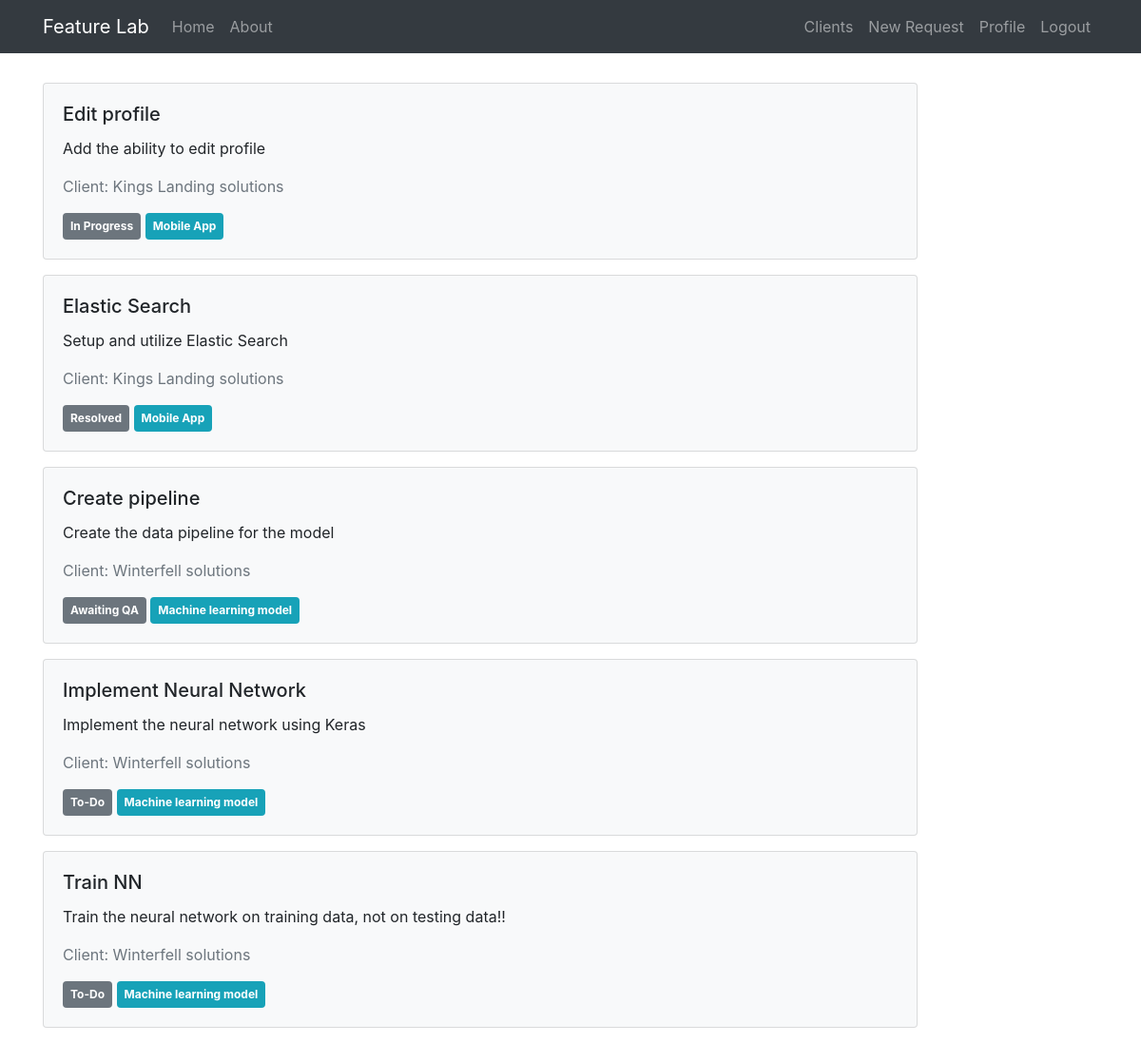
The page /home (signed in) on the database as committed earlier.
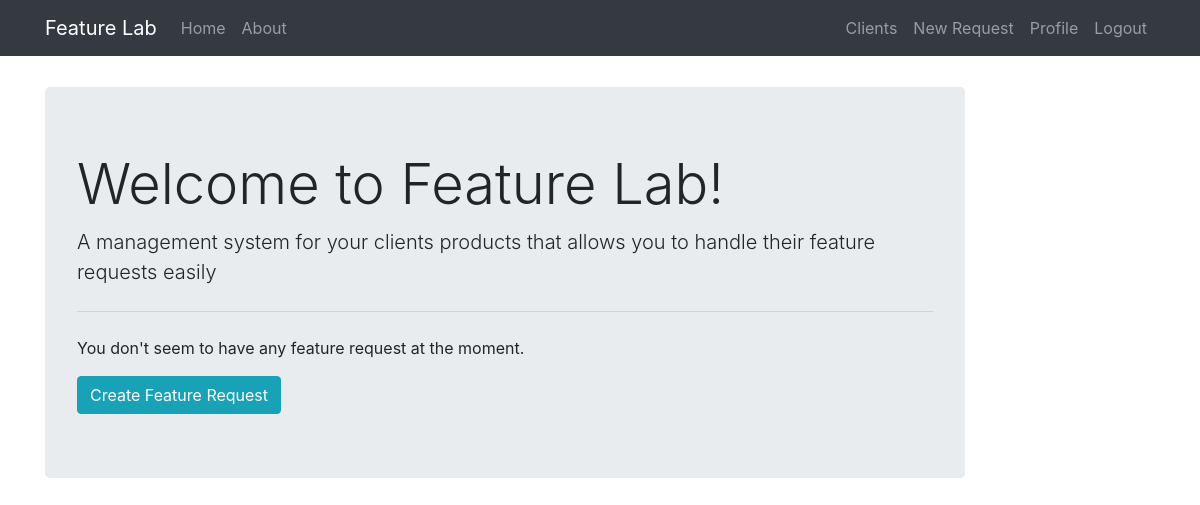
The same page on the database as committed later.
### feature_lab/models.py (models this page shows, shortened)
class FeatureRequest(db.Model):
    id = db.Column(db.Integer, primary_key=True)
    title = db.Column(db.String(30), unique=True, nullable=False)
    description = db.Column(db.Text(), nullable=False)
    created_at = db.Column(db.DateTime, nullable=False, default=datetime.utcnow)
    target_date = db.Column(db.DateTime, nullable=False)
    product_area = db.Column(db.String())
    product_id = db.Column(db.Integer, db.ForeignKey('product.id'), nullable=False)
    client_id = db.Column(db.Integer, db.ForeignKey('client.id'), nullable=False)
    state = db.Column(db.Enum(FeatureRequestState), default=FeatureRequestState.TODO)

class Client(db.Model):
    id = db.Column(db.Integer, primary_key=True)
    name = db.Column(db.String(20), unique=True, nullable=False)
    email = db.Column(db.String(120), unique=True, nullable=False)
    bio = db.Column(db.Text(), nullable=False)
    priority = db.Column(db.Integer, nullable=False, unique=True)
    phone_number = db.Column(db.String())
    created_at = db.Column(db.DateTime, nullable=False, default=datetime.utcnow)
    products = db.relationship('Product', backref='owner', lazy=True)
    user_id = db.Column(db.Integer, db.ForeignKey('user.id'), nullable=False)

class Product(db.Model):
    id = db.Column(db.Integer, primary_key=True)
    name = db.Column(db.String(20), unique=True, nullable=False)
    description = db.Column(db.Text(), nullable=False)
    owner_id = db.Column(db.Integer, db.ForeignKey('client.id'), nullable=False)
    requests = db.relationship('FeatureRequest', backref='product', lazy=True)
    areas = db.relationship('ProductArea', backref='product', lazy=True)

### feature_lab/main/routes.py (the view)
@main.route('/')
@main.route('/home')
def home():
    if not current_user.is_authenticated:
        return redirect(url_for('users.login'))
    user_clients = Client.query.filter_by(user_id=current_user.id).all()
    requests = []
    for client in user_clients:
        client_requests = FeatureRequest.query.filter_by(client_id=client.id).all()
        requests += client_requests
    return render_template('home.html', requests=requests, title='Home')

### feature_lab/models.py (called while the page is built)
@login_manager.user_loader
def load_user(user_id):
    return User.query.get(int(user_id))

### feature_lab/templates/home.html
{% extends 'layout.html' %}
{% block content %}
    {% if requests %}
        {% for request in requests %}
            <div>
                <a href="/request/{{request.id}}" class="request-card">
                    <div class="card bg-light mb-3 p-3 mr-0">
                        <div class="p-1">
                            <h5 class="card-title">{{ request.title }}</h5>
                            <p class="card-text">{{ request.description }}</p>
                            <p class="text-secondary">Client: {{request.product.owner.name}}</p>
                            <span class="badge badge-secondary p-2">{{ request.state.value }}</span>
                            <span class="badge badge-info p-2">{{ request.product.name }}</span>
                        </div>
                    </div>
                </a>
            </div>
        {% endfor %}
    {% else %}
        <div class="jumbotron">
            <h1 class="display-4">Welcome to Feature Lab!</h1>
            <p class="lead">A management system for your clients products that allows you to handle their feature requests easily</p>
            <hr class="my-4">
            <p>You don't seem to have any feature request at the moment. </p>
            {% if current_user.clients %}
                <a class="btn btn-info" href="/create_request" role="button">Create Feature Request</a>
            {% else %}
                <a class="btn btn-info" href="/create_client" role="button">Add Client</a>
            {% endif %}
        </div>
    {% endif %}
{% endblock content %}

### feature_lab/templates/layout.html (shortened to what this page needs)
<!DOCTYPE html>
<html>
<head>
    <link rel="stylesheet" href="https://stackpath.bootstrapcdn.com/bootstrap/4.3.1/css/bootstrap.min.css">
    <link rel="stylesheet" type="text/css" href="{{ url_for('static', filename='custom.css') }}">
</head>
<body>
    <nav class="navbar navbar-expand-lg navbar-dark bg-dark fixed-top">
        <div class="container">
            <a class="navbar-brand" href="/">Feature Lab</a>
            <div class="collapse navbar-collapse" id="navbarToggle">
                <div class="navbar-nav mr-auto">
                    <a class="nav-item nav-link" href="/">Home</a>
                    <a class="nav-item nav-link" href="/about">About</a>
                </div>
                <div class="navbar-nav">
                    {% if current_user.is_authenticated %}
                        <a class="nav-item nav-link" href="/clients">Clients</a>
                        <a class="nav-item nav-link" href="/create_request">New Request</a>
                        <a class="nav-item nav-link" href="/profile">Profile</a>
                        <a class="nav-item nav-link" href="/logout">Logout</a>
                    {% else %}
                        <a class="nav-item nav-link" href="/signup">Register</a>
                        <a class="nav-item nav-link" href="/login">Login</a>
                    {% endif %}
                </div>
            </div>
        </div>
    </nav>
    <main class="container" role="main" style="margin-top:10ex">
        <div class="row">
            <div class="col-md-10">
                {% block content %}{% endblock %}
            </div>
        </div>
    </main>
</body>
</html>

Rows that differ between the two databases and show on the page:
removed FeatureRequest: title "Edit profile", description "Add the ability to edit profile", product.owner.name "Kings Landing solutions", state.value "In Progress", product.name "Mobile App"
removed FeatureRequest: title "Elastic Search", description "Setup and utilize Elastic Search", product.owner.name "Kings Landing solutions", state.value "Resolved", product.name "Mobile App"
removed FeatureRequest: title "Create pipeline", description "Create the data pipeline for the model", product.owner.name "Winterfell solutions", state.value "Awaiting QA", product.name "Machine learning model"
removed FeatureRequest: title "Implement Neural Network", description "Implement the neural network using Keras", product.owner.name "Winterfell solutions", state.value "To-Do", product.name "Machine learning model"
removed FeatureRequest: title "Train NN", description "Train the neural network on training data, not on testing data!!", product.owner.name "Winterfell solutions", state.value "To-Do", product.name "Machine learning model"
Other text that changed with them:
text now shown: "Welcome to Feature Lab! A management system for your clients products that allows you to handle their feature requests easily You don't seem to have any feature request at the moment. Create Feature Request"
